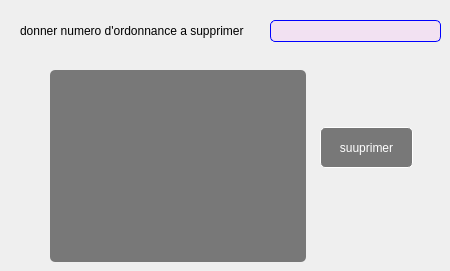
      <widget class="QWidget" name="tab_29">
       <attribute name="title">
        <string>supprimer</string>
       </attribute>
       <widget class="QPushButton" name="pushButton_31">
        <property name="geometry">
         <rect>
          <x>320</x>
          <y>127</y>
          <width>93</width>
          <height>41</height>
         </rect>
        </property>
        <property name="styleSheet">
         <string notr="true">QPushButton{

background-color:rgba(0,0,0,50%);

color:white;

border:1 solid white;

border-radius: 5px;

}</string>
        </property>
        <property name="text">
         <string>suuprimer</string>
        </property>
       </widget>
       <widget class="QLineEdit" name="lineEdit_41">
        <property name="geometry">
         <rect>
          <x>270</x>
          <y>20</y>
          <width>171</width>
          <height>22</height>
         </rect>
        </property>
        <property name="styleSheet">
         <string notr="true">QLineEdit{
background-color:rgba(255,170,255,20%);
border:1 solid blue;
border-radius:5px;
color:black;
}</string>
        </property>
       </widget>
       <widget class="QLabel" name="label_56">
        <property name="geometry">
         <rect>
          <x>20</x>
          <y>20</y>
          <width>251</width>
          <height>21</height>
         </rect>
        </property>
        <property name="text">
         <string>donner numero d'ordonnance a supprimer</string>
        </property>
       </widget>
       <widget class="QTableView" name="tableView_19">
        <property name="geometry">
         <rect>
          <x>50</x>
          <y>70</y>
          <width>256</width>
          <height>192</height>
         </rect>
        </property>
        <property name="styleSheet">
         <string notr="true">QTableView {

gridline-color: white;

color:white;

background-color:rgba(0,0,0,50%);

border:0px;

border-radius: 5px;

}</string>
        </property>
       </widget>
      </widget>
